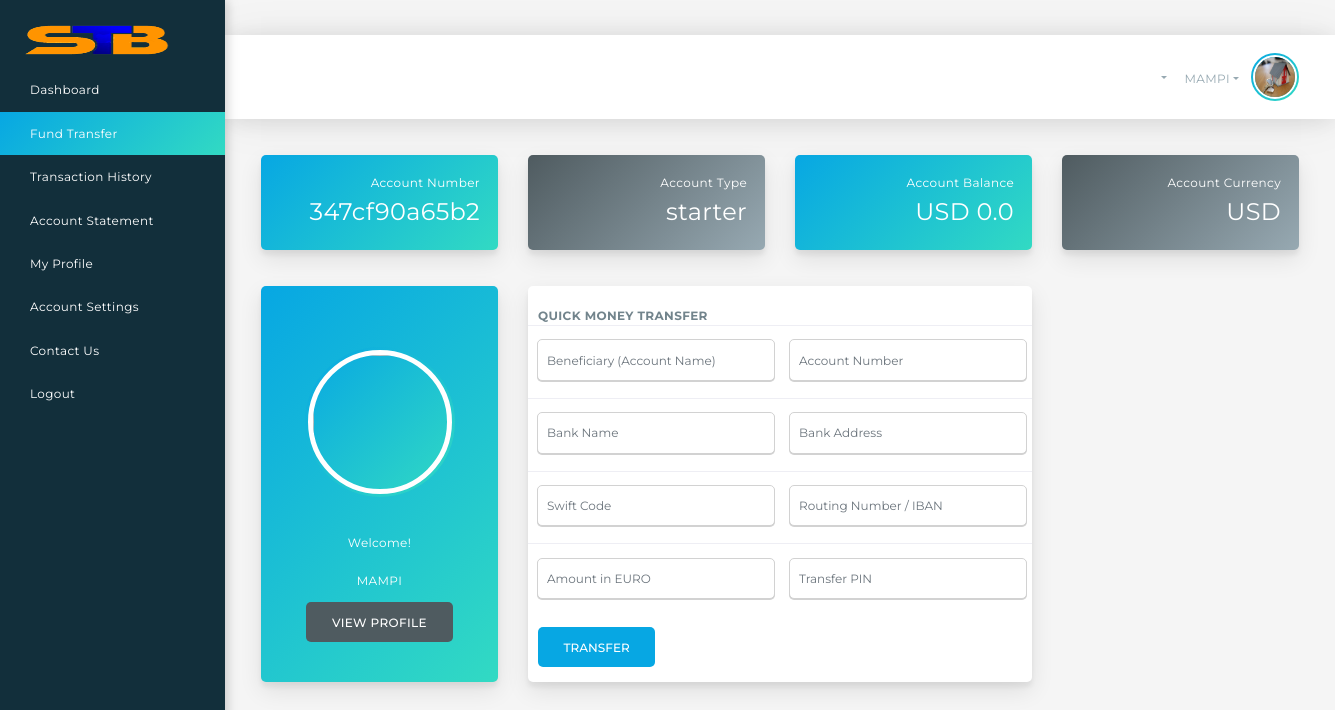
The app's page /fundtransfer/ (signed in) with its own data.
### herculesbankapp/models.py (models this page shows, shortened)
class Client(models.Model):
	TYPE=(
		('starter', 'starter'),
		('savings', 'savings'),
		('standard', 'standard'),
		('premium', 'premium'),
		('current', 'current'),
		)
	CURRENCY= (
	    ('USD', 'USD'),
	    ('EUR', 'EUR'),
	    ('CAD', 'CAD'),
	    ('GBP', 'GBP'),
	    )
	user= models.OneToOneField(User, null=True, on_delete=models.CASCADE)
	first_name= models.CharField(max_length=200, null=True)
	last_name= models.CharField(max_length=200, null=True)
	home_address= models.CharField(default="Update your account", max_length=200, null=True)
	phone= models.CharField(default="Update your account", max_length=200, null=True)
	email= models.CharField(max_length=200, null=True)
	account_number= models.CharField(max_length=12, blank=True)
	account_type= models.CharField(max_length= 200, null=True, choices=TYPE, default='starter')
	account_currency= models.CharField(max_length=200, null=True, blank=True, choices=CURRENCY, default='EUR')
	account_status= models.BooleanField(default=True, null=True, blank=True)
	transfer_pin= models.CharField(max_length= 4, null=True, blank=True)
	deposit= models.FloatField(default=0, null=True, blank=True)
	uncleared_balance= models.FloatField(default=0, null=True)
	total_loan= models.FloatField(default=0, null=True)
	profile_pic= models.ImageField(null=True, blank=True)
	date_created= models.DateTimeField(auto_now_add=True, null=True)
	@property
	def profile_picUrl(self):
		try:
			url= self.profile_pic.url
		except:
			url=''
		return url

### herculesbankapp/views.py (the view, shortened to what this page needs)
# urls.py: path('fundtransfer/', views.fundtransfer, name='fundtransfer'),
@login_required(login_url='clientsignin')
def fundtransfer(request):
	client= request.user.client
	clientAccountNumber= client.account_number
	clientAccountType= client.account_type
	clientAccountCurrency= client.account_currency
	clientBalance= float(client.deposit) + float(client.uncleared_balance)
	context={'clientAccountNumber':clientAccountNumber, 'clientAccountType':clientAccountType, 'clientBalance':clientBalance, 'clientAccountCurrency':clientAccountCurrency}
	return render(request, 'herculesbankapp/clienttransferpage.html', context)

### herculesbankapp/templates/herculesbankapp/clienttransferpage.html (shortened to what this page needs)
<!DOCTYPE html>
{% load static %}
<html lang="en">
<head>
	<link rel="stylesheet" href="{5 static 'bankprojfiles/dashboards/batch-icons.css' %}">
	<link rel="stylesheet" href="{% static 'bankprojfiles/dashboards/bootstrap.min.css' %}">
	<link rel="stylesheet" href="{% static 'bankprojfiles/dashboards/mdb.min.css' %}">
	<link rel="stylesheet" href="{% static 'bankprojfiles/dashboards/jquery.mCustomScrollbar.min.css' %}">
	<link rel="stylesheet" href="{% static 'bankprojfiles/dashboards/hamburgers.css' %}">
	<link rel="stylesheet" href="{% static 'bankprojfiles/dashboards/font-awesome.min.css' %}">
	<link rel="stylesheet" href="{% static 'bankprojfiles/dashboards/jqvmap.min.css' %}">
	<link rel="stylesheet" href="{% static 'bankprojfiles/dashboards/quillpro.css' %}">
</head>
<body>
	<div class="container-fluid">
		<div class="row">
			<nav id="sidebar" class="px-0 bg-dark bg-gradient sidebar">
				<ul class="nav nav-pills flex-column">
					<li class="logo-nav-item">
						<a class="navbar-brand" href="#">
							<img src="{% static 'img/logo.png' %}" width="145" height="32.3" alt="QuillPro">
						</a>
					</li>
					<li class="nav-item">
						<a class="nav-link" href="{% url 'dashboard' %}">
							Dashboard <span class="sr-only">(current)</span>
						</a>
					</li>
					<li class="nav-item">
						<a class="nav-link active" href="{% url 'fundtransfer' %}">
							Fund Transfer
						</a>
					</li>
					<li class="nav-item">
						<a class="nav-link" href="">
							Transaction History
						</a>
					</li>
					<li class="nav-item">
						<a class="nav-link" href="">
							Account Statement
						</a>
					</li>
						<li class="nav-item">
						<a class="nav-link" href="{% url 'account_settings' %}">
							My Profile
						</a>
					</li>
						<li class="nav-item">
						<a class="nav-link" href="{% url 'account_settings' %}">
							Account Settings
						</a>
					</li>
						<li class="nav-item">
						<a class="nav-link" href="{% url 'contact' %}">
							Contact Us
						</a>
					</li>
						<li class="nav-item">
						<a class="nav-link" href="{% url 'logout' %}">
							Logout
						</a>
					</li>
				</ul>
			</nav>
			<div class="right-column">
    <div>
    <iframe src="//www.exchangerates.org.uk/widget/ER-LRTICKER.php?w=1100&amp;s=1&amp;mc=GBP&amp;mbg=F0F0F0&amp;bs=yes&amp;bc=000044&amp;f=verdana&amp;fs=10px&amp;fc=000044&amp;lc=000044&amp;lhc=FE9A00&amp;vc=FE9A00&amp;vcu=008000&amp;vcd=FF0000&amp;" width="1100" height="30" frameborder="0" scrolling="no" marginwidth="0" marginheight="0"></iframe>
</div>
    				<nav class="navbar navbar-expand-lg navbar-light bg-white">
					<div class="collapse navbar-collapse" id="navbar-header-content">
						<ul class="navbar-nav navbar-notifications float-right">
							<li class="nav-item dropdown">
								<a class="nav-link dropdown-toggle" id="navbar-notification-search" data-toggle="dropdown" data-flip="false" aria-haspopup="true" aria-expanded="false">
								</a>
							</li>
						<ul class="navbar-nav ml-5 navbar-profile">
							<li class="nav-item dropdown">
								<a class="nav-link dropdown-toggle" id="navbar-dropdown-navbar-profile" data-toggle="dropdown" data-flip="false" aria-haspopup="true" aria-expanded="false">
									<div class="profile-name">
										{{request.user.username}}									</div>
									<div class="profile-picture bg-gradient bg-primary has-message float-right">
                                        <img src="{{request.user.client.profile_picUrl}}" width="44" height="44">
									</div>
								</a>
							</li>
						</ul>
					</div>
				</nav>
<main class="main-content p-5" role="main">
				<div class="row">
						<div class="col-md-6 col-lg-6 col-xl-3 mb-5">
							<div class="card card-tile card-xs bg-primary bg-gradient text-center">
								<div class="card-body p-4">
									<div class="tile-right">
									<div class="tile-description">Account Number</div>
										<div class="tile-number">{{clientAccountNumber}}</div>
									</div>
								</div>
							</div>
						</div>
						<div class="col-md-6 col-lg-6 col-xl-3 mb-5">
							<div class="card card-tile card-xs bg-secondary bg-gradient text-center">
								<div class="card-body p-4">
									<div class="tile-right">
									<div class="tile-description">Account Type</div>
										<div class="tile-number">{{clientAccountType}}</div>
									</div>
								</div>
							</div>
						</div>
						<div class="col-md-6 col-lg-6 col-xl-3 mb-5">
							<div class="card card-tile card-xs bg-primary bg-gradient text-center">
								<div class="card-body p-4">
									<div class="tile-right">
									<div class="tile-description">Account Balance</div>
										<div class="tile-number">
										{{clientAccountCurrency}} {{clientBalance}}												</div>
									</div>
								</div>
							</div>
						</div>
						<div class="col-md-6 col-lg-6 col-xl-3 mb-5">
							<div class="card card-tile card-xs bg-secondary bg-gradient text-center">
								<div class="card-body p-4">
									<div class="tile-right">
									<div class="tile-description">Account Currency</div>
										<div class="tile-number">{{clientAccountCurrency}}</div>
									</div>
								</div>
							</div>
						</div>
			  </div>
					<div class="row">
					<div class="col-sm-12 col-md-6 col-xl-3 mb-4">
							<div class="card card-md bg-primary bg-gradient text-center">
								<div class="card-body">
									<div class="profile-picture profile-picture-lg bg-gradient bg-primary mt-5">
<img src="securedesk/upload/1654785698.jpg" width="44" height="44">									</div>
									<p class="mt-5 mb-4">Welcome!</p>
									<h6 >{{request.user.username}}</h6>
									<a class="btn btn-secondary" href="{% url 'account_settings' %}">View Profile</a>
								</div>
							</div>
					  </div>
<div class="col-md-12 col-lg-6 mb-5">
							<div class="card card-md">
								<div><br>
									<strong style="padding-left:10px;">QUICK MONEY TRANSFER</strong>
								</div>
								<div >
<form action="" method="POST" id="transfer">
										<table class="table" style="margin-bottom:0px;">
                                        <tr>
										<td>
                                        <div class="form-group">
										<input type="text" class="form-control" style="margin-bottom:0px; margin-top:0px; " name="account_name" id="beneficiary" placeholder="Beneficiary (Account Name)" required>
									</div>										</td>
										<td colspan="2"  style="margin-bottom:0px;"><div class="form-group">
                                          <input type="text" class="form-control" style="margin-bottom:0px; margin-top:0px;" name="account_number" id="acctnumber" placeholder="Account Number" required>
										</div>                     													</td>
										  </tr>
													<tr>
													  <td width="50%"  style="margin-bottom:0px;"><div class="form-group">
<input type="text" class="form-control" style="margin-bottom:0px; margin-top:0px;" name="bankname" id="bankname" placeholder="Bank Name" required>
</div> </td>
													  <td colspan="2" style="margin-bottom:0px;"><div class="form-group">
                                                        <input type="text" class="form-control" style="margin-bottom:0px;" name="bank_name" id="bankadd" placeholder="Bank Address">
													  </div></td>
													</tr>
													<tr>
													  <td style="margin-bottom:0px;"><div class="form-group">
                                                        <input type="text" class="form-control" style="margin-bottom:0px;" name="bank_code" id="bankcode" placeholder="Swift Code">
													  </div></td>
														<td colspan="2"><div class="form-group">
  <input type="text" class="form-control" style="margin-bottom:0px;" name="routing_number" id="routnumber" placeholder="Routing Number / IBAN">
</div></td>
													</tr>
													<tr>
													  <td style="margin-bottom:0px;"><div class="form-group">
                                                        <input type="number" class="form-control" style="margin-bottom:0px;" name="amount" id="bankcode" placeholder="Amount in EURO">
													  </div></td>
														<td colspan="2"><div class="form-group">
  <input type="password" class="form-control" style="margin-bottom:0px;" name="transfer_pin" id="routnumber" placeholder="Transfer PIN">
</div></td>
													</tr>
									  </table>
				<span style="margin-left:10px;">
									<input name="submit" type="submit" value="Transfer" class="btn btn-primary" id="submit">
            </span>
								  </form>
								</div>
									</div>
					  </div>
					</div>
		  </div>
	  </div>
</div>
</body>
</html>

### records on screen
Client: account_number "347cf90a65b2", account_type "starter", account_currency "USD"

### other values on screen
{{ request.user.username }} "MAMPI"
{{ clientBalance }} "0.0"
